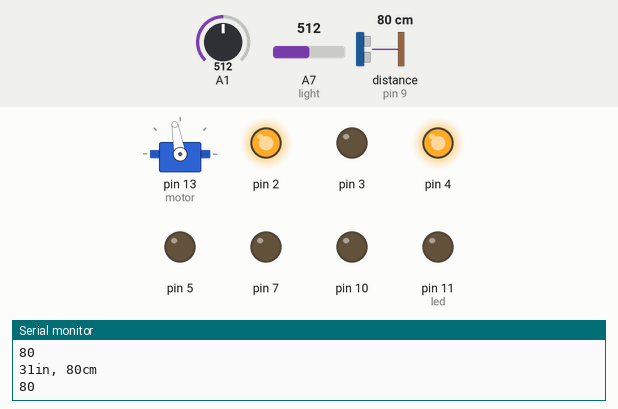
Recording of a sketch running on a simulated Arduino Nano, built with avr-gcc and run on an emulated ATmega328P. Shown: servo, output pins drawn as LEDs (lit = HIGH), the last lines printed to the serial monitor. Wiring (inferred from the names in the program): ultrasonic range finder: trigger pin 8; echo pin 9. Inputs (shaded band) come from the test bench; at power-on: distance to the obstacle (sensor on pin 9) 80 cm, A1 = 512, A7 (light) = 512. The echo pulse lasts 58.3 µs per cm; pins used as bus, display or sensor lines are not drawn.

Above: at 1.2 s.
1.3 s: distance to the obstacle (sensor on pin 9) set to 9 cm
2.8 s: distance to the obstacle (sensor on pin 9) set to 6 cm
At 3.7 s:
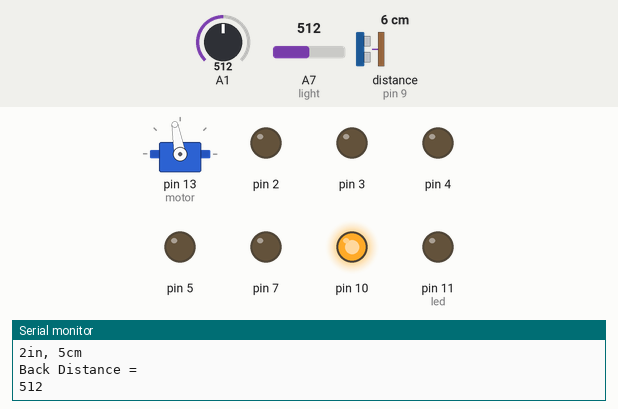
At 7.9 s:
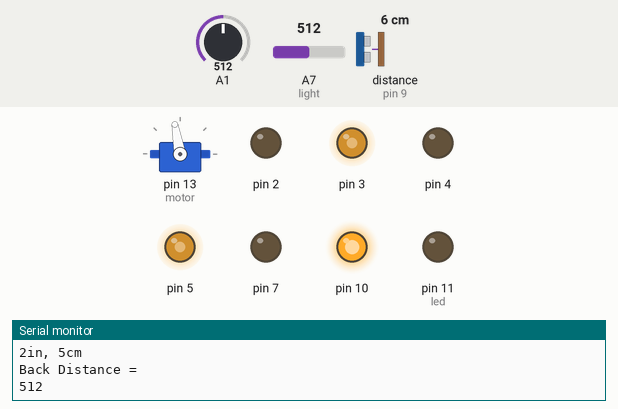
13.3 s: distance to the obstacle (sensor on pin 9) set to 2 cm
At 22.3 s:
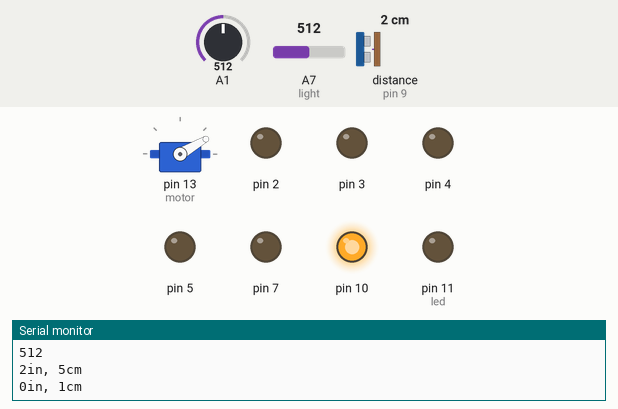
Timing chart, 0 to 28.3 s (numbered marks = the images above; inputs shaded):
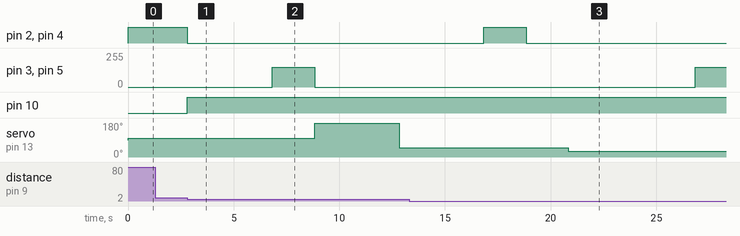

The sketch:

test1.ino
```cpp
#include <Servo.h>

Servo motor;
int trigpin=8;
int echopin=9;
int led=11;
int light=A7;
int val=0;
long microsecondsToInches(long microseconds) {

  return microseconds / 74 / 2;
}
  long microsecondsToCentimeters(long microseconds) {

  return microseconds / 29 / 2;
}
void setup()
{

Serial.begin(9600);
pinMode(trigpin,OUTPUT);
   pinMode(echopin,INPUT);
   pinMode(10,OUTPUT);
    pinMode(2,OUTPUT);
  pinMode(3,OUTPUT);
   pinMode(4,OUTPUT);
  pinMode(5,OUTPUT);
 pinMode(A1,INPUT);
  pinMode(7,OUTPUT);
motor.attach(13);
  pinMode(led,OUTPUT);
pinMode(light,INPUT);


}

void loop()
{

  val=analogRead(light);
 if(val<100){
  digitalWrite(led,HIGH);}
else if(val>100){
  digitalWrite(led,LOW);

  }
  /////////////////////////
  long duration, inches, distance,distance2,distance3;
  digitalWrite(trigpin, LOW);
  delayMicroseconds(2);
  digitalWrite(trigpin, HIGH);
  digitalWrite(echopin, HIGH);
  delayMicroseconds(5);
  digitalWrite(trigpin, LOW);
  digitalWrite(echopin, LOW);
  duration = pulseIn(echopin, HIGH);
  inches = microsecondsToInches(duration);
 distance = microsecondsToCentimeters(duration);
   Serial.print(inches);
  Serial.print("in, ");
  Serial.print(distance);
  Serial.print("cm");
  Serial.println();
  ////////////////////////


 if(distance>6){

  analogWrite(2,250);
 analogWrite(3,0);
 analogWrite(4,250);
 analogWrite(5,0);
  motor.write(100);
  digitalWrite(10,LOW);

  Serial.println(distance);


 }
 else if (distance<=6){

   digitalWrite(10,HIGH);
  analogWrite(2,0);
 analogWrite(3,0);
 analogWrite(4,0);
 analogWrite(5,0);
   int  v=analogRead(A1);
    Serial.println("Back Distance = ");
   Serial.println(v);

 delay(2000);

if(v<100){
  digitalWrite(10,HIGH);
  analogWrite(2,0);
 analogWrite(3,0);
 analogWrite(4,0);
 analogWrite(5,0
 );}
 else if (v>100){
  digitalWrite(10,HIGH);
  analogWrite(2,0);
 analogWrite(3,0);
 analogWrite(4,0);
 analogWrite(5,0);
 delay(2000);
  analogWrite(2,0);
 analogWrite(3,150);
 analogWrite(4,0);
 analogWrite(5,150);
 ///////////////////
 delay(2000);
 analogWrite(2,0);
 analogWrite(3,0);
 analogWrite(4,0);
 analogWrite(5,0);

  motor.write(180);
     delay(2000);
    digitalWrite(trigpin, LOW);
  delayMicroseconds(2);
  digitalWrite(trigpin, HIGH);
  digitalWrite(echopin, HIGH);
  delayMicroseconds(5);
  digitalWrite(trigpin, LOW);
  digitalWrite(echopin, LOW);
  duration = pulseIn(echopin, HIGH);
  inches = microsecondsToInches(duration);
  distance2 = microsecondsToCentimeters(duration);
   Serial.print(inches);
  Serial.print("in, ");
  Serial.print(distance2);
  Serial.print("cm");
  Serial.println();
   delay(2000);
   motor.write(50);
   delay(2000);
    digitalWrite(trigpin, LOW);
  delayMicroseconds(2);
  digitalWrite(trigpin, HIGH);
  digitalWrite(echopin, HIGH);
  delayMicroseconds(5);
  digitalWrite(trigpin, LOW);
  digitalWrite(echopin, LOW);
  duration = pulseIn(echopin, HIGH);
  inches = microsecondsToInches(duration);
  distance3 = microsecondsToCentimeters(duration);
   Serial.print(inches);
  Serial.print("in, ");
  Serial.print(distance3);
  Serial.print("cm");
  Serial.println();
   delay(1000);
   ///??????????
   if(distance2<distance3){
      analogWrite(2,0);
 analogWrite(3,0);
   analogWrite(4,100);
 analogWrite(5,0);
  delay(1000);
 ///////
  analogWrite(2,250);
 analogWrite(3,0);
 analogWrite(4,250);
 analogWrite(5,0);
 delay(2000);//////////////////
 ////////////////
  analogWrite(2,0);
 analogWrite(3,0);
 analogWrite(4,0);
 analogWrite(5,0);
 ////////

   delay(2000);
    motor.write(180);
    delay(2000);
    digitalWrite(trigpin, LOW);
  delayMicroseconds(2);
  digitalWrite(trigpin, HIGH);
  digitalWrite(echopin, HIGH);
  delayMicroseconds(5);
  digitalWrite(trigpin, LOW);
  digitalWrite(echopin, LOW);
  duration = pulseIn(echopin, HIGH);
  inches = microsecondsToInches(duration);
 int distance4 = microsecondsToCentimeters(duration);
 Serial.print(distance4);
  Serial.print("cm");
  Serial.println();///////
  if(distance4>6){
     delay(1000);
    analogWrite(4,0);
 analogWrite(5,0);
       analogWrite(2,100);
 analogWrite(3,0);
     delay(1000);
    }
    else if(distance4<6){

      analogWrite(2,0);
 analogWrite(3,0);
 analogWrite(4,0);
 analogWrite(5,0);

      }


    }
    else if(distance2>distance3){

   analogWrite(4,0);
 analogWrite(5,0);
       analogWrite(2,100);
 analogWrite(3,0);
  delay(1000);
 ///////////////////
  analogWrite(2,250);
 analogWrite(3,0);
 analogWrite(4,250);
 analogWrite(5,0);
 delay(2000);////////////////////////
 ///////
  analogWrite(2,0);
 analogWrite(3,0);
 analogWrite(4,0);
 analogWrite(5,0);
 ///////
   delay(2000);
    motor.write(30);
    delay(2000);
    digitalWrite(trigpin, LOW);
  delayMicroseconds(2);
  digitalWrite(trigpin, HIGH);
  digitalWrite(echopin, HIGH);
  delayMicroseconds(5);
  digitalWrite(trigpin, LOW);
  digitalWrite(echopin, LOW);
  duration = pulseIn(echopin, HIGH);
  inches = microsecondsToInches(duration);
 int distance5 = microsecondsToCentimeters(duration);
 Serial.print(distance5);
  Serial.print("cm");
  Serial.println();
   if(distance5>6){
     delay(1000);
   analogWrite(2,0);
 analogWrite(3,0);
   analogWrite(4,100);
 analogWrite(5,0);
  delay(1000);

    }
    else if(distance5<6){

      analogWrite(2,0);
 analogWrite(3,0);
 analogWrite(4,0);
 analogWrite(5,0);

      }

      }
      else if(distance2==distance3){
 analogWrite(4,0);
 analogWrite(5,0);
       analogWrite(2,250);
 analogWrite(3,0);
  delay(2000);
 ///////////////////
  analogWrite(2,250);
 analogWrite(3,0);
 analogWrite(4,250);
 analogWrite(5,0);
   delay(2000);
    motor.write(50);
    delay(2000);
    digitalWrite(trigpin, LOW);
  delayMicroseconds(2);
  digitalWrite(trigpin, HIGH);
  digitalWrite(echopin, HIGH);
  delayMicroseconds(5);
  digitalWrite(trigpin, LOW);
  digitalWrite(echopin, LOW);
  duration = pulseIn(echopin, HIGH);
  inches = microsecondsToInches(duration);
 int distance5 = microsecondsToCentimeters(duration);
 Serial.print(distance5);
  Serial.print("cm");
  Serial.println();
   if(distance5>6){
     delay(2000);
   analogWrite(2,0);
 analogWrite(3,0);
   analogWrite(4,250);
 analogWrite(5,0);
  delay(2000);

    }
    else if(distance5<6){

      analogWrite(2,0);
 analogWrite(3,0);
 analogWrite(4,0);
 analogWrite(5,0);

      }

        }}


  }

}
```

Measured:
- the behaviour switches between 8 and 7 cm on distance to the obstacle (sensor on pin 9) (found by bisection; images 0 and 1)
- after the input at 2.8 s, pin 2, pin 4: HIGH → LOW at once; pin 3, pin 5: 0/255 → 150/255 after 4.0 s, → 0/255 2.0 s later; pin 10: LOW → HIGH at once; servo on pin 13 (motor): 100° → 180° after 6.0 s, → 50° 4.0 s later
- after the input at 13.3 s, servo on pin 13 (motor): 50° → 30° after 7.5 s
